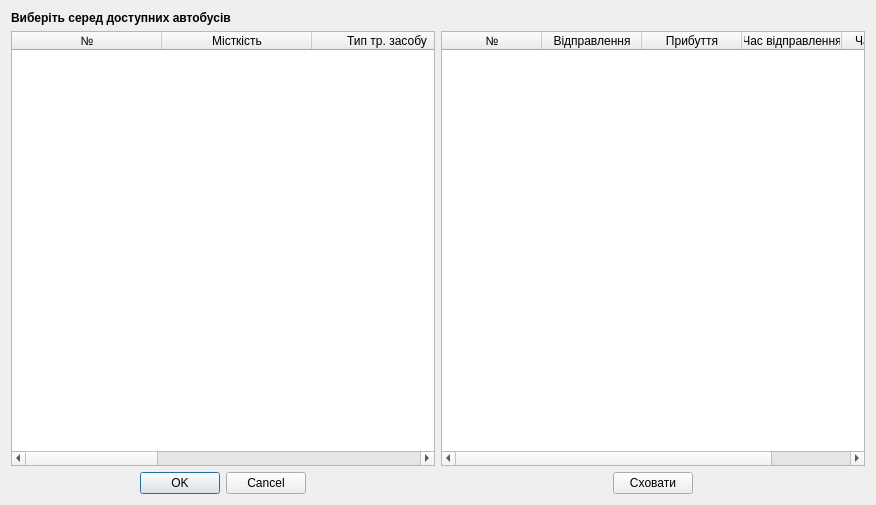
<?xml version="1.0" encoding="UTF-8"?>
<ui version="4.0">
 <class>NewRun_BusWindow</class>
 <widget class="QDialog" name="NewRun_BusWindow">
  <property name="windowModality">
   <enum>Qt::ApplicationModal</enum>
  </property>
  <property name="geometry">
   <rect>
    <x>0</x>
    <y>0</y>
    <width>876</width>
    <height>505</height>
   </rect>
  </property>
  <property name="windowTitle">
   <string>Новий рейс : автобус</string>
  </property>
  <property name="modal">
   <bool>true</bool>
  </property>
  <layout class="QGridLayout" name="gridLayout">
   <item row="2" column="0" alignment="Qt::AlignHCenter">
    <widget class="QDialogButtonBox" name="newrun_bussubmit_buttonBox">
     <property name="standardButtons">
      <set>QDialogButtonBox::Cancel|QDialogButtonBox::Ok</set>
     </property>
    </widget>
   </item>
   <item row="0" column="0">
    <widget class="QLabel" name="label">
     <property name="font">
      <font>
       <weight>75</weight>
       <bold>true</bold>
      </font>
     </property>
     <property name="text">
      <string>Виберіть серед доступних автобусів</string>
     </property>
    </widget>
   </item>
   <item row="1" column="0">
    <widget class="QTableWidget" name="newrun_Buses_general_tableWidget">
     <attribute name="horizontalHeaderCascadingSectionResizes">
      <bool>true</bool>
     </attribute>
     <attribute name="horizontalHeaderDefaultSectionSize">
      <number>150</number>
     </attribute>
     <attribute name="horizontalHeaderShowSortIndicator" stdset="0">
      <bool>true</bool>
     </attribute>
     <attribute name="horizontalHeaderStretchLastSection">
      <bool>true</bool>
     </attribute>
     <attribute name="verticalHeaderVisible">
      <bool>false</bool>
     </attribute>
     <column>
      <property name="text">
       <string>№</string>
      </property>
     </column>
     <column>
      <property name="text">
       <string>Місткість</string>
      </property>
     </column>
     <column>
      <property name="text">
       <string>Тип тр. засобу</string>
      </property>
     </column>
     <column>
      <property name="text">
       <string>Початковий пробіг</string>
      </property>
     </column>
     <column>
      <property name="text">
       <string>Споживання палива</string>
      </property>
     </column>
     <column>
      <property name="text">
       <string>Останій ТО</string>
      </property>
     </column>
    </widget>
   </item>
   <item row="1" column="1">
    <widget class="QTableWidget" name="newrun_Bus_runs_registered_tableWidget">
     <attribute name="horizontalHeaderShowSortIndicator" stdset="0">
      <bool>true</bool>
     </attribute>
     <attribute name="horizontalHeaderStretchLastSection">
      <bool>true</bool>
     </attribute>
     <column>
      <property name="text">
       <string>№</string>
      </property>
     </column>
     <column>
      <property name="text">
       <string>Відправлення</string>
      </property>
     </column>
     <column>
      <property name="text">
       <string>Прибуття</string>
      </property>
     </column>
     <column>
      <property name="text">
       <string>Час відправлення</string>
      </property>
     </column>
     <column>
      <property name="text">
       <string>Час прибуття</string>
      </property>
     </column>
    </widget>
   </item>
   <item row="2" column="1" alignment="Qt::AlignHCenter">
    <widget class="QPushButton" name="newrun_bus_runs_registered_hide_pushButton">
     <property name="sizePolicy">
      <sizepolicy hsizetype="Minimum" vsizetype="Fixed">
       <horstretch>0</horstretch>
       <verstretch>10</verstretch>
      </sizepolicy>
     </property>
     <property name="text">
      <string>Сховати</string>
     </property>
    </widget>
   </item>
  </layout>
 </widget>
 <resources/>
 <connections/>
</ui>
